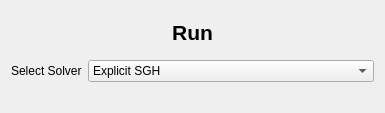
         <widget class="QWidget" name="layoutWidget">
          <property name="geometry">
           <rect>
            <x>8</x>
            <y>1</y>
            <width>385</width>
            <height>113</height>
           </rect>
          </property>
          <layout class="QVBoxLayout" name="verticalLayout_9">
           <item>
            <widget class="QLabel" name="LRun">
             <property name="text">
              <string>&lt;html&gt;&lt;head/&gt;&lt;body&gt;&lt;p align=&quot;center&quot;&gt;&lt;img src=&quot;:/Blue Icons/Blue Icons/Play.svg&quot; width=&quot;45&quot; height=&quot;40&quot;/&gt;&lt;/p&gt;&lt;p align=&quot;center&quot;&gt;&lt;span style=&quot; font-size:16pt; font-weight:700;&quot;&gt;Run&lt;/span&gt;&lt;/p&gt;&lt;/body&gt;&lt;/html&gt;</string>
             </property>
            </widget>
           </item>
           <item>
            <layout class="QFormLayout" name="formLayout_4">
             <item row="0" column="0">
              <widget class="QLabel" name="label_3">
               <property name="text">
                <string>Select Solver</string>
               </property>
              </widget>
             </item>
             <item row="0" column="1">
              <widget class="QComboBox" name="INRunSelection">
               <item>
                <property name="text">
                 <string>Explicit SGH</string>
                </property>
               </item>
               <item>
                <property name="text">
                 <string>EVPFFT</string>
                </property>
               </item>
              </widget>
             </item>
            </layout>
           </item>
          </layout>
         </widget>
